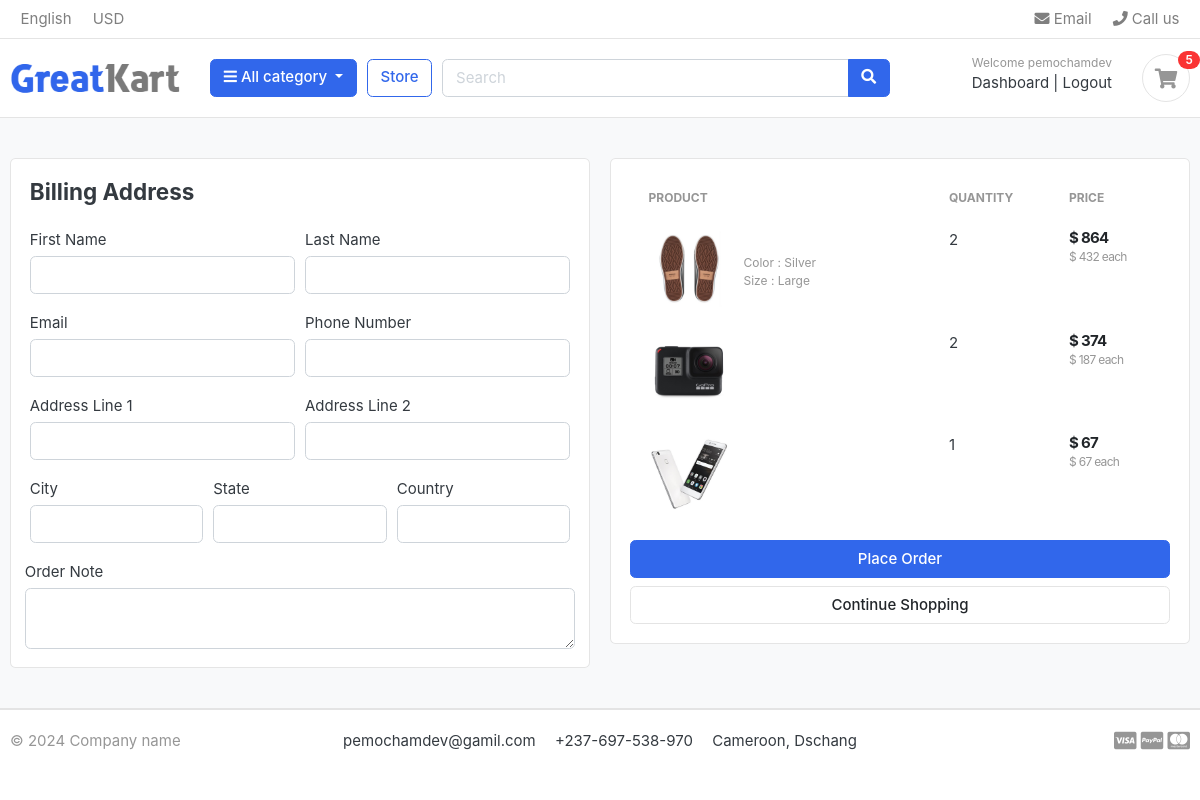
The page /cart/checkout/ (signed in) on the database as committed earlier.
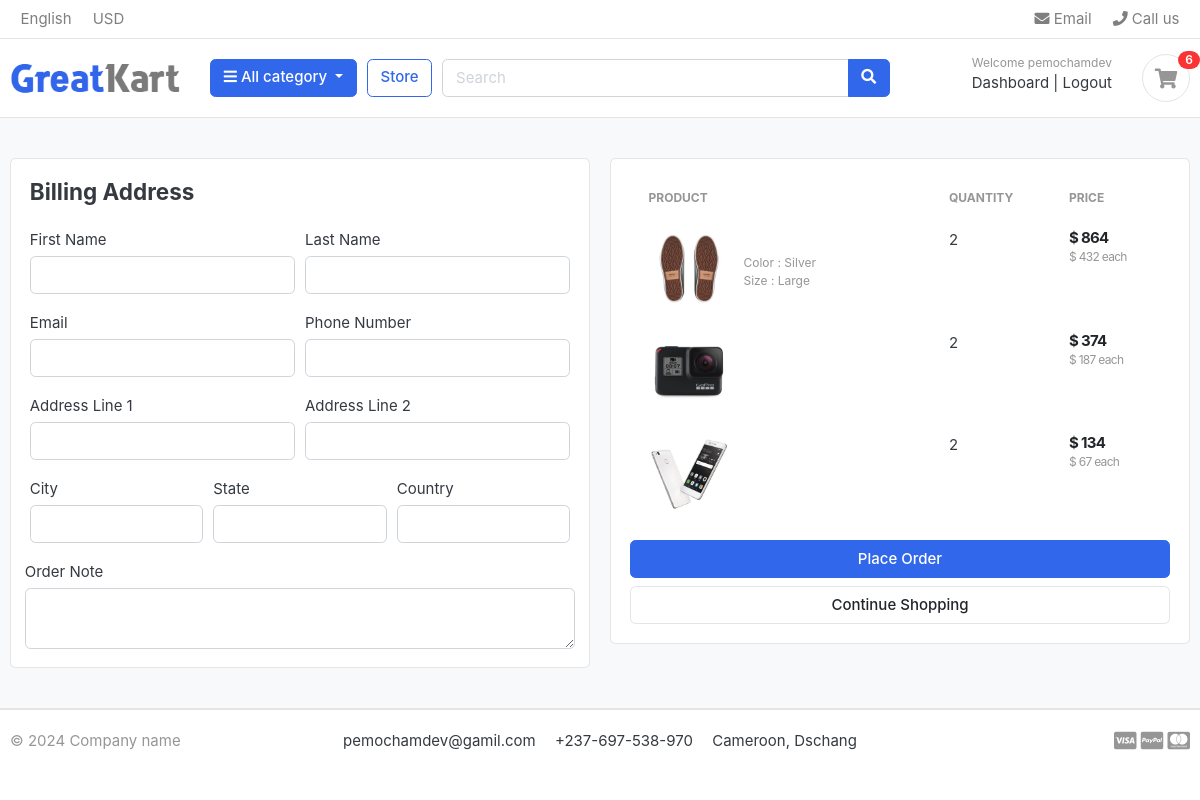
The same page on the database as committed later.
### carts/models.py (models this page shows, shortened)
class CartItem(models.Model):
    user = models.ForeignKey(Account, on_delete=models.CASCADE, related_name='user', null=True)
    product = models.ForeignKey(Product, on_delete=models.CASCADE, related_name='product')
    variations = models.ManyToManyField('Variation',blank=True)
    cart = models.ForeignKey(Cart, on_delete=models.CASCADE, related_name='cart', null=True)
    quantity = models.IntegerField(default=0)
    is_active = models.BooleanField(default=True)
    def sub_total(self):
        return self.product.price*self.quantity

### store/models.py (models this page shows, shortened)
class Product(models.Model):
    name = models.CharField(max_length=120, unique=True)
    slug = models.SlugField(max_length=120, unique=True)
    description  = models.TextField(max_length=500)
    image = models.ImageField(upload_to='photos/products')
    price = models.IntegerField(default=0)
    discount_price = models.IntegerField(default=0)
    stock = models.IntegerField(default=0)
    is_available = models.BooleanField(default=True)
    category = models.ForeignKey(Category, on_delete=models.CASCADE, related_name='category')
    created_at = models.DateTimeField(auto_now_add=True)
    updated_at = models.DateTimeField(auto_now=True)

### carts/views.py (the view)
# urls.py: path('checkout/', views.checkout, name="checkout"),
@login_required(login_url='signin')
def checkout(request,  quantity=0, cart_items=None,total=0):
  try:
    tax = 0
    grand_total = 0
    if request.user.is_authenticated:
      cart_items = CartItem.objects.filter(user=request.user, is_active = True)
    else:
      cart = Cart.objects.get(cart_id=_cart_id(request))
      cart_items = CartItem.objects.filter(cart=cart, is_active = True)
    for cart_item in cart_items:
        total +=(cart_item.product.price*cart_item.quantity)
        quantity += cart_item.quantity
    tax = (2 * total)/100
    grand_total = tax + total
  except ObjectDoesNotExist :
    pass
  context = {
    'cart_items':cart_items,
    'total':total,
    'quantity':quantity,
    'tax':tax,
    'grand_total':grand_total,
    }
  return render(request, 'checkout.html', context)

### carts/context_processors.py (called while the page is built)
def counter(request):
    cart_count = 0
    if 'admin' in request.path:
        return {}
    else:
        try:
            cart = Cart.objects.filter(cart_id=_cart_id(request))
            if request.user.is_authenticated:
                cart_items = CartItem.objects.all().filter(user=request.user)
            else:
                cart_items = CartItem.objects.all().filter(cart=cart[:1])
            for cart_item in cart_items:
                cart_count += cart_item.quantity
        except Cart.DoesNotExist:
            cart_count = 0
    return dict(cart_count=cart_count)

### carts/views.py (called while the page is built)
def _cart_id(request):
    cart  = request.session.session_key
    if not cart:
        cart  = request.session.create()
    return cart

### category/context_processors.py (called while the page is built)
def menu_links(request):
    links = Category.objects.all()
    return dict(links=links)

### category/models.py (called while the page is built)
    def get_absolute_url(self):
        return reverse("product_by_category", kwargs={"category_slug": self.slug})

### templates/checkout.html (shortened to what this page needs)
{% extends 'base.html' %}
{% load static %}
{% block content %}
<section class="section-content padding-y bg">
<div class="container">
<div class="row">
	<aside class="col-lg-6">
<div class="card">
  <div class="card-body">
    <h4 class="card-title mb-4">Billing Address</h4>
    <form action="{% url 'place_order' %}" method="POST">
      <div class="form-row">
        <div class="col form-group">
          <label for="">First Name</label>
          <input type="text" name="first_name" class="form-control" required>
        </div>
        <div class="col form-group">
          <label for="">Last Name</label>
          <input type="text" name="last_name" class="form-control" required>
        </div>
      </div>
      <div class="form-row">
        <div class="col form-group">
          <label for="">Email</label>
          <input type="email" name="email" class="form-control" required>
        </div>
        <div class="col form-group">
          <label for="">Phone Number</label>
          <input type="text" name="phone" class="form-control" required>
        </div>
      </div>
      <div class="form-row">
        <div class="col form-group">
          <label for="">Address Line 1</label>
          <input type="text" name="address_line_1" class="form-control" required>
        </div>
        <div class="col form-group">
          <label for="">Address Line 2</label>
          <input type="text" name="address_line_2" class="form-control">
        </div>
      </div>
      <div class="form-row">
        <div class="col form-group">
          <label for="">City</label>
          <input type="text" name="city" class="form-control" required>
        </div>
        <div class="col form-group">
          <label for="">State</label>
          <input type="text" name="state" class="form-control" required>
        </div>
        <div class="col form-group">
          <label for="">Country</label>
          <input type="text" name="country" class="form-control" required>
        </div>
        </div>
        <div class="form-row">
          <label for="">Order Note</label>
          <textarea name="order_note" rows="2" class="form-control"></textarea>
        </div>
  </div>
</div>
	</aside>
	<aside class="col-lg-6">
		<div class="card">
		<div class="card-body">
      <table class="table table-borderless table-shopping-cart">
      <thead class="text-muted">
      <tr class="small text-uppercase">
        <th scope="col">Product</th>
        <th scope="col" width="120">Quantity</th>
        <th scope="col" width="120">Price</th>
      </tr>
      </thead>
      <tbody>
      {% for cart_item in cart_items %}
      <tr>
      	<td>
      		<figure class="itemside align-items-center">
      			<div class="aside"><img src="{{ cart_item.product.image.url }}" class="img-sm"></div>
      			<figcaption class="info">
      				<p class="text-muted small">
      					{% if cart_item.variations.all %}
      						{% for item in cart_item.variations.all %}
      							{{ item.variation_category | capfirst }} : {{ item.variation_value | capfirst }} <br>
      						{% endfor %}
      					{% endif %}
      				</p>
      			</figcaption>
      		</figure>
      	</td>
      	<td>
      				<label for="">{{cart_item.quantity}}</label>
      	</td>
      	<td>
      		<div class="price-wrap">
      			<var class="price">$ {{ cart_item.sub_total }}</var>
      			<small class="text-muted"> $ {{ cart_item.product.price }} each </small>
      		</div>
      	</td>
      </tr>
      {% endfor %}
      </tbody>
      </table>
      <button type="submit" name="submit" class="btn btn-primary btn-block">Place Order</button>
			<a href="{% url 'store' %}" class="btn btn-light btn-block">Continue Shopping</a>
		</div>
		</div>
</aside>
</div>
</div>
</section>
{% endblock %}

### templates/base.html (shortened to what the changed rows need)
{% load static %}
<!DOCTYPE HTML>
<html lang="en">
<head>
<link href="{% static 'css/bootstrap.css' %}" rel="stylesheet" type="text/css"/>
<link href="{% static 'css/custom.css' %}" rel="stylesheet" type="text/css"/>
<link rel="stylesheet" href="https://cdnjs.cloudflare.com/ajax/libs/font-awesome/4.7.0/css/font-awesome.min.css">
<link href="{% static 'fonts/fontawesome/css/all.min.css' %}" type="text/css" rel="stylesheet">
<link href="{% static 'css/ui.css' %}" rel="stylesheet" type="text/css"/>
<link href="{% static 'css/responsive.css' %}" rel="stylesheet" media="only screen and (max-width: 1200px)" />
</head>
<header class="section-header">
    <section class="header-main border-bottom">
        <div class="container">
    <div class="row align-items-center">
        <div class="col-lg-3 col-sm-6 col-8 order-2 order-lg-3">
                    <div class="d-flex justify-content-end mb-3 mb-lg-0">
                        <a href=" {% url "cart" %} " class="widget-header pl-3 ml-3">
                            <div class="icon icon-sm rounded-circle border"><i class="fa fa-shopping-cart"></i></div>
                            <span class="badge badge-pill badge-danger notify"> {{cart_count}} </span>
                        </a>
                    </div>
                </div>
    </div>
        </div>
    </section>
    </header>
{% block content %}
{% endblock content %}
</body>
</html>

Rows that differ between the two databases and show on the page:
changed CartItem (number 3 of 3 on the later page): quantity "1" → "2"; sub_total "67" → "134"
Other text that changed with them:
{{ cart_count }}: "5" → "6"
